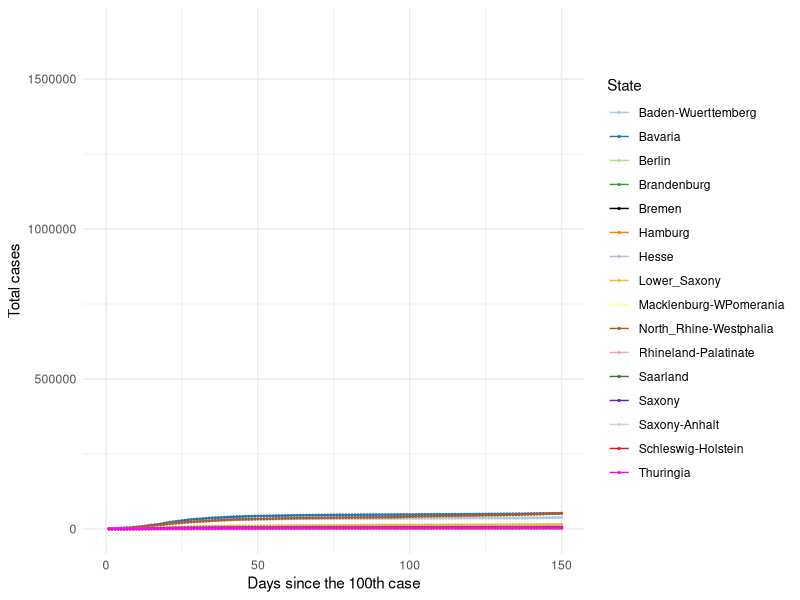
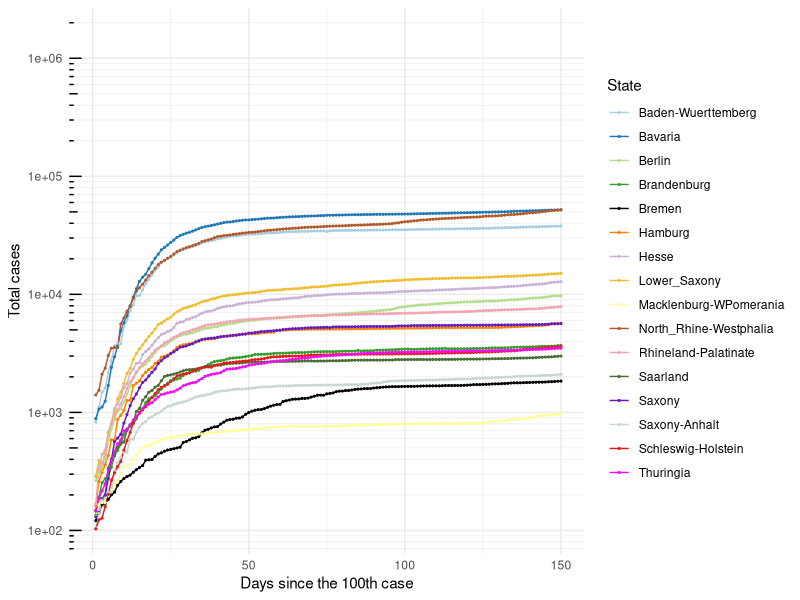
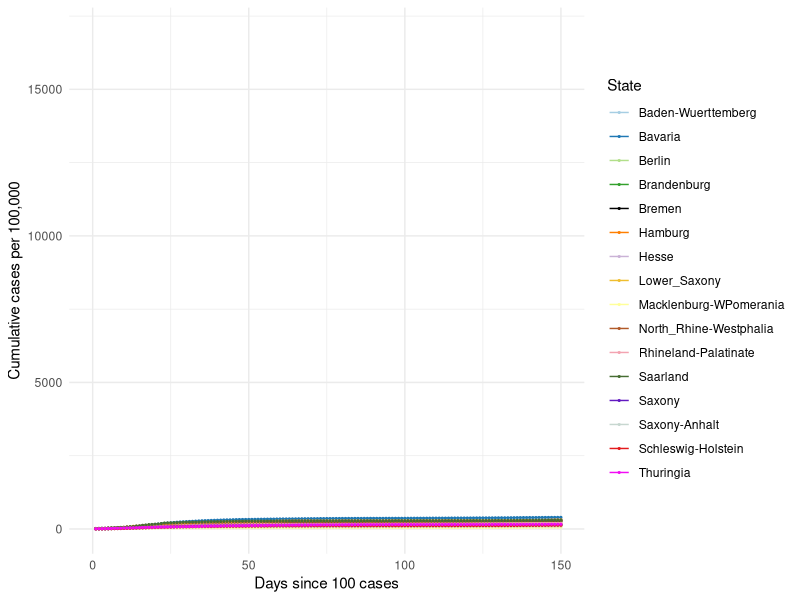
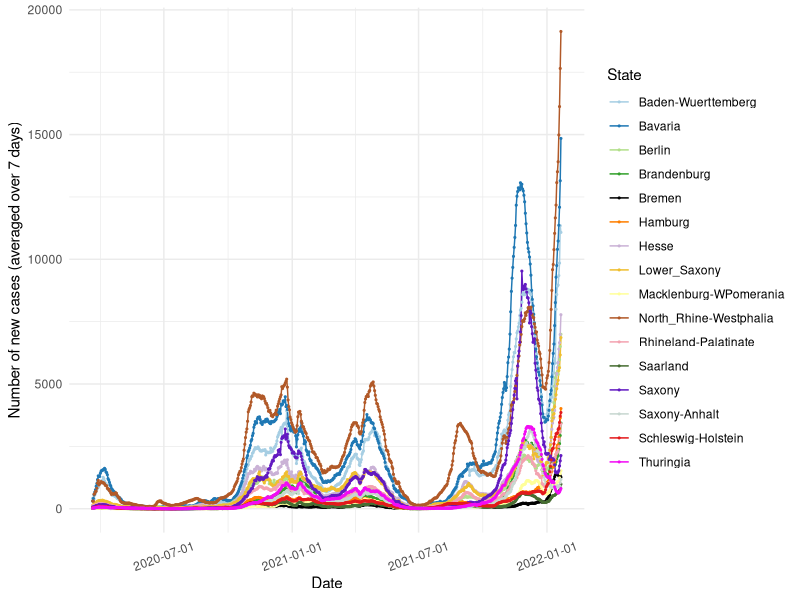
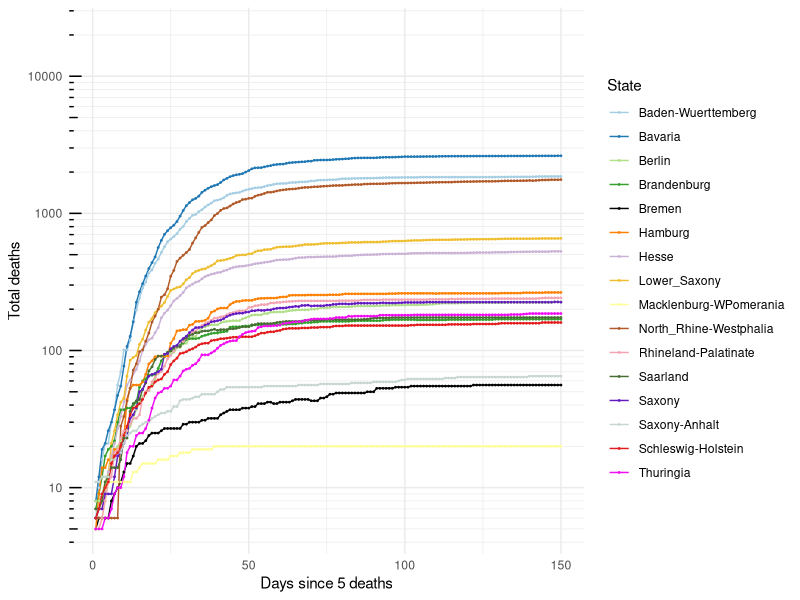
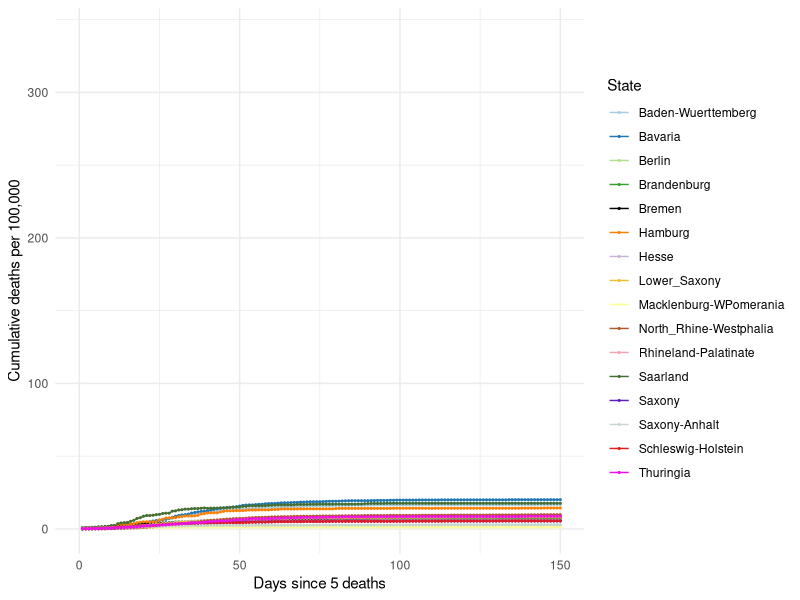
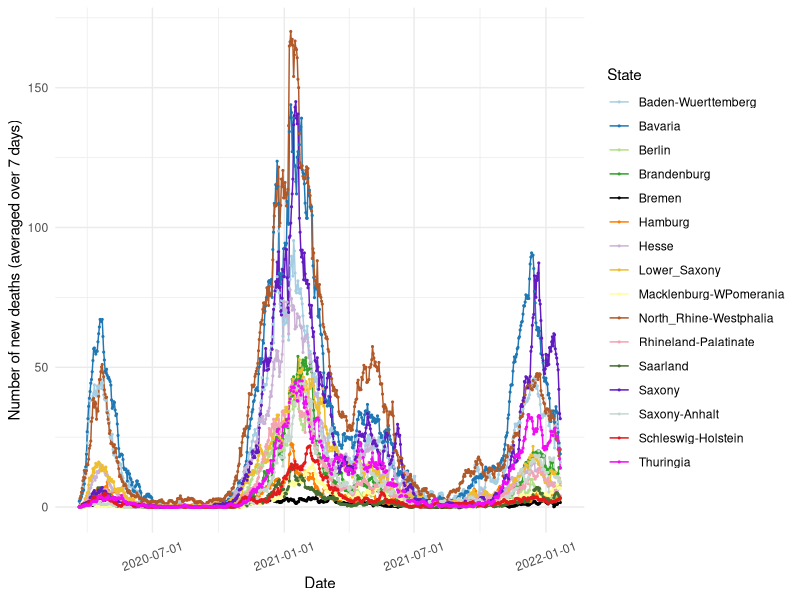

These charts were generated, in order, by the following R code:
## ---- chunk 1

knitr::opts_chunk$set(echo=TRUE, collapse = TRUE)

libload<-function(...) {
    libs<-unlist(list(...))
    req<-unlist(lapply(libs,require,character.only=TRUE))
    need<-libs[req==FALSE]
    if(length(need)>0){ 
        install.packages(need, repos = "https://ftp.fau.de/cran/")
        lapply(need, require, character.only=TRUE)
    }
}
packages <- c("data.table", "ggplot2", "dplyr", "stats", "RColorBrewer", "readr", "here", "scales")
libload(packages)


`%notin%` <- function(x,y) !(x %in% y) 
cumulative.cases <- read_csv(here("static", "data", "Germany10States.csv"))
germany.16states <- read_csv(here("static", "data", "Germany16States.csv"))

colors16 <- c('#A6CEE3', '#1F78B4', '#B2DF8A', '#33A02C',
              '#000000', '#FF7F00', '#CAB2D6', 
              '#EFBE2F', '#FFFF99', '#B15928', '#F3A3B1', '#466D32',
              '#621AC1', '#C7D7D0', '#E31A1C','#F20CF4', '#123456')

## ---- chunk 2

## 10 States with the highest cumulative cases ##
#################################################

#states.filter <- cumulative.cases[cumulative.cases$Days_100 > 0,]
#states.sel <- unique(states.filter$State)

# Choose all the data points for the selected countries starting from Days_100 > 0
#states.final <- cumulative.cases[cumulative.cases$Days_100 > 0,]
states.final <- germany.16states[germany.16states$Days_100 > 0,]

# Plot 1 == Linear scale for total number of cases
cum.plot <- ggplot(data=states.final, aes(x=Days_100, y=Total_Cases, group=State, color=State)) +
            geom_line() + geom_point(size = 0.4) +     
          #  scale_color_brewer(palette = 'Paired') + 
            scale_colour_manual(name= "State", values= colors16) +
            scale_x_continuous('Days since the 100th case', limits=c(0,150)) + 
            scale_y_continuous("Total cases") + 
            #ggtitle('Linear scale') +
            theme_minimal()

print(cum.plot) 

## ---- chunk 3

## Logarithmic scale ##
#######################

base_breaks <- function(n = 10){
  function(x) {
    axisTicks(log10(range(x, na.rm = TRUE)), log = TRUE, n = n)
  }
}

logbreaks <- 10^(-10:10)
logminor_breaks <- rep(1:9, 21)*(10^rep(-10:10, each=9))

cum.plot2 <- ggplot(data=states.final, aes(x=Days_100, y=Total_Cases, group=State, color=State)) +
             geom_line() + geom_point(size=0.4) + 
          #   scale_color_brewer(palette = 'Paired') +
             scale_colour_manual(name= "State", values= colors16) +
             scale_x_continuous(name='Days since the 100th case', limits=c(0,150)) + 
             scale_y_continuous(name="Total cases", trans = 'log10', breaks = logbreaks, minor_breaks = logminor_breaks) +
             annotation_logticks(sides="l") + 
             #ggtitle('Logarithmic scale') +
             theme_minimal()

print(cum.plot2)

## ---- chunk 4

#states16.filter <- germany.16states[germany.16states$Days_100 > 0,]
#states16.sel <- unique(states16.filter$State)

# Choose all the data points for the selected countries starting from Days_100 > 0 
#states16.final <- states16.filter[states16.filter$State %in% states16.sel & states16.filter$Days_100 > 0,]

states16.final <- germany.16states[germany.16states$Days_100 > 0,]

# Plot 1 == Linear scale for total number of cases
per100.plot <- ggplot(data=states16.final, aes(x=Days_100, y=Per100, group=State, color=State)) +
            geom_line() + geom_point(size = 0.4) + 
            # scale_color_brewer(palette = 'Paired') +
            scale_colour_manual(name= "State", values= colors16) +
            scale_x_continuous('Days since 100 cases', limits=c(0,150)) + 
            scale_y_continuous("Cumulative cases per 100,000") + 
            #ggtitle('Linear scale') +
            theme_minimal()

print(per100.plot)

## ---- chunk 5
#new.cases <- read_csv(here("static", "data", "GermanyNewCases10States.csv"))

new7days <- states.final[states.final$Avg_7days > 0,]
new7days$Dates <- as.Date(new7days$Dates)

newcase7.plot <- ggplot(data=new7days, aes(x=Dates, y=Avg_7days, group=State, color=State)) +
            geom_line() + geom_point(size = 0.4) + 
       #     scale_color_brewer(palette = 'Paired') +
            scale_colour_manual(name= "State", values= colors16) +
            scale_x_date(name='Date', labels=date_format('%Y-%m-%d')) + 
            scale_y_continuous(name="Number of new cases (averaged over 7 days)") + 
            #ggtitle('Linear scale') +
            theme_minimal() + theme(axis.text.x = element_text(angle=20, hjust=0.5, vjust=0.5))

print(newcase7.plot)
 
## ---- chunk 6
#num.deaths <- read_csv(here("static", "data", "GermanyTotalDeaths10States.csv"))

# Choose all the data points for the selected countries starting from Days_5 > 0
deaths.final <- states.final[states.final$DeathsDays_5 > 0,]

# Plot 1 == Linear scale for total number of cases
deaths.plot <- ggplot(data=deaths.final, aes(x=DeathsDays_5, y=Deaths, group=State, color=State)) +
   geom_line() + geom_point(size = 0.3) + 
  # scale_color_brewer(palette = 'Paired') +
   scale_colour_manual(name= "State", values= colors16) +
   scale_x_continuous('Days since 5 deaths', limits=c(0,150)) + 
   scale_y_continuous("Total deaths", trans = 'log10', breaks = logbreaks, 
                      minor_breaks = logminor_breaks) +
   annotation_logticks(sides="l") + 
   #ggtitle('Linear scale') +
   theme_minimal()

print(deaths.plot)

## ---- chunk 7

states16.final <- germany.16states[germany.16states$DeathsDays_5 > 0,]

# Plot 1 == Linear scale for total number of cases
deathper100.plot <- ggplot(data=states16.final, aes(x=DeathsDays_5, y=DeathPer100, group=State, color=State)) +
            geom_line() + geom_point(size = 0.4) + 
            # scale_color_brewer(palette = 'Paired') +
            scale_colour_manual(name= "State", values= colors16) +
            scale_x_continuous('Days since 5 deaths', limits=c(0,150)) + 
            scale_y_continuous("Cumulative deaths per 100,000") + 
            #ggtitle('Linear scale') +
            theme_minimal()

print(deathper100.plot)

## ---- chunk 8
#new.cases <- read_csv(here("static", "data", "GermanyNewCases10States.csv"))

states.final$Dates <- as.Date(states.final$Dates)
death7days <- states.final
death7days <- death7days[death7days$Dates > as.Date('2020-03-20'),]

death7days.plot <- ggplot(data=death7days, aes(x=Dates, y=Death_7days, group=State, color=State)) +
            geom_line() + geom_point(size = 0.4) + 
       #     scale_color_brewer(palette = 'Paired') +
            scale_colour_manual(name= "State", values= colors16) +
            scale_x_date(name='Date', labels=date_format('%Y-%m-%d')) + 
            scale_y_continuous(name="Number of new deaths (averaged over 7 days)") + 
           
            #ggtitle('Linear scale') +
            theme_minimal() + theme(axis.text.x = element_text(angle=20, hjust=0.5, vjust=0.5))

print(death7days.plot)
 
